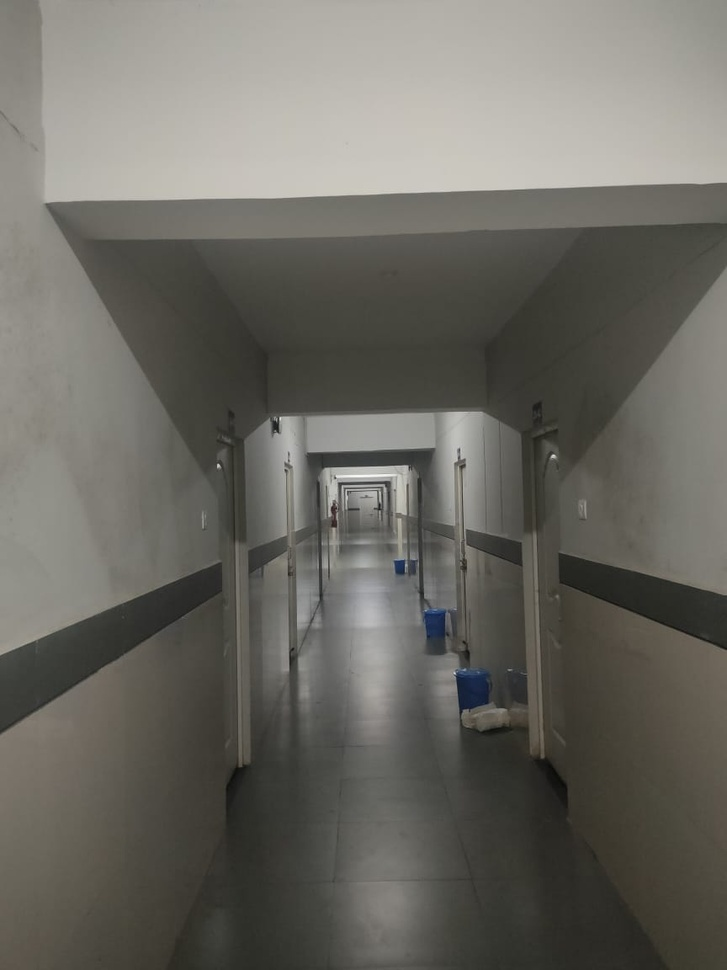
#> input picture c1.jpeg, 727 x 970 px, shrunk from 864 x 1152 before the run
$ jupyter execute image_to_sketch.ipynb
#> lines starting #> are read from the running program, lines starting #| are printed output that depends on the picture
#Image to Pencil Sketch using Python

[cell 1]
#Importing CV2 library
import cv2

[cell 2]
#Reading to image to use further
image=cv2.imread("c1.jpeg")
#> image is the input picture: shape (970, 727, 3); mean B, G, R 98.5, 105.3, 107.1

[cell 3]
#Displaying the Image
cv2.imshow("Corridor-Original", image)
cv2.waitKey(0)

[cell 4]
#Converting the Image to gray_scale
gray_image = cv2.cvtColor(image, cv2.COLOR_BGR2GRAY)
cv2.imshow("Corridor in grey_scale", gray_image)
cv2.waitKey(0)

[cell 5]
#Inverting the gray-scale image
inverted_image = 250 - gray_image
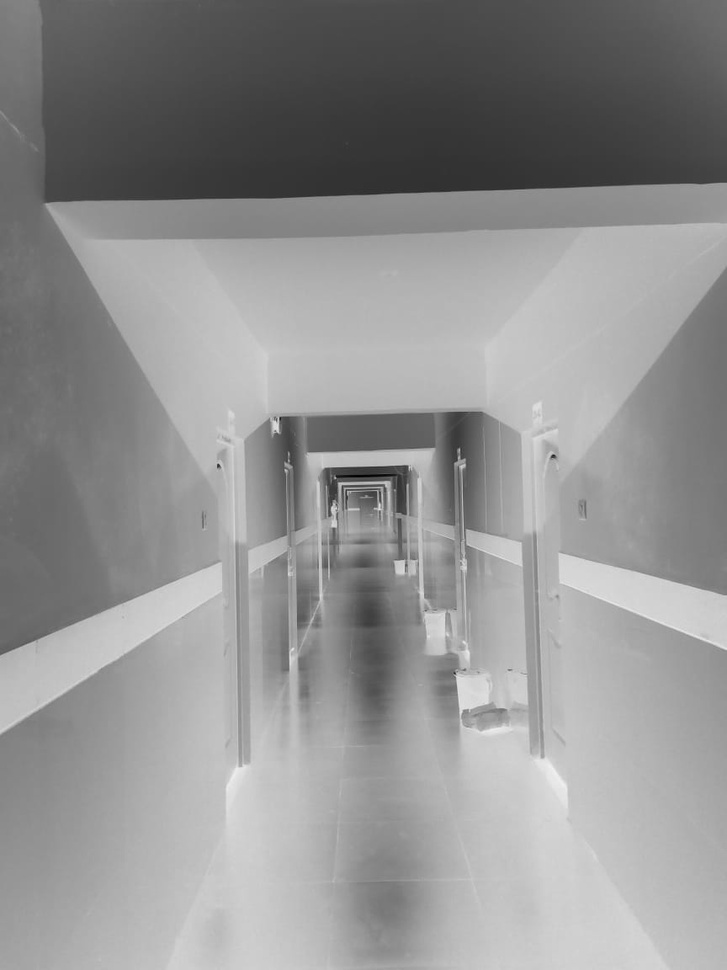
#> inverted_image: shape (970, 727); min 0, max 243, mean 145
cv2.imshow("Inverted Corridor Image", inverted_image)
cv2.waitKey()

[cell 6]
#Applying Blur to the image
blurred = cv2.GaussianBlur(inverted_image, (25, 25), 0)

[cell 7]
#Using the inverted Blurred and gray image to get the pencil sketch
inverted_blurred = 255 - blurred
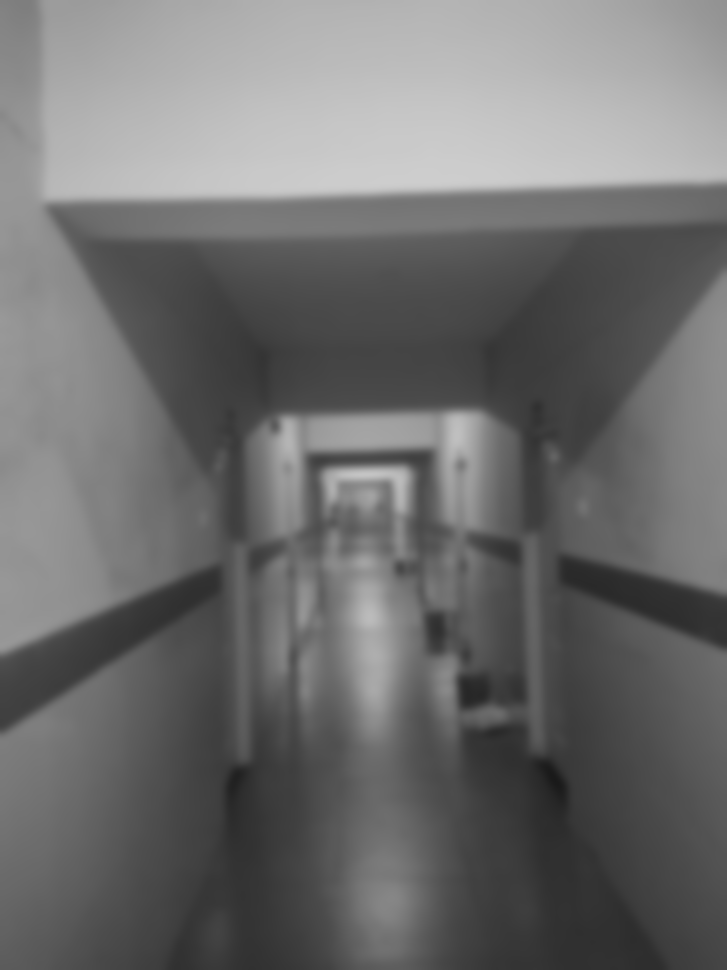
#> inverted_blurred: shape (970, 727); min 25, max 205, mean 110
pencil_sketch = cv2.divide(gray_image, inverted_blurred, scale=256.0)
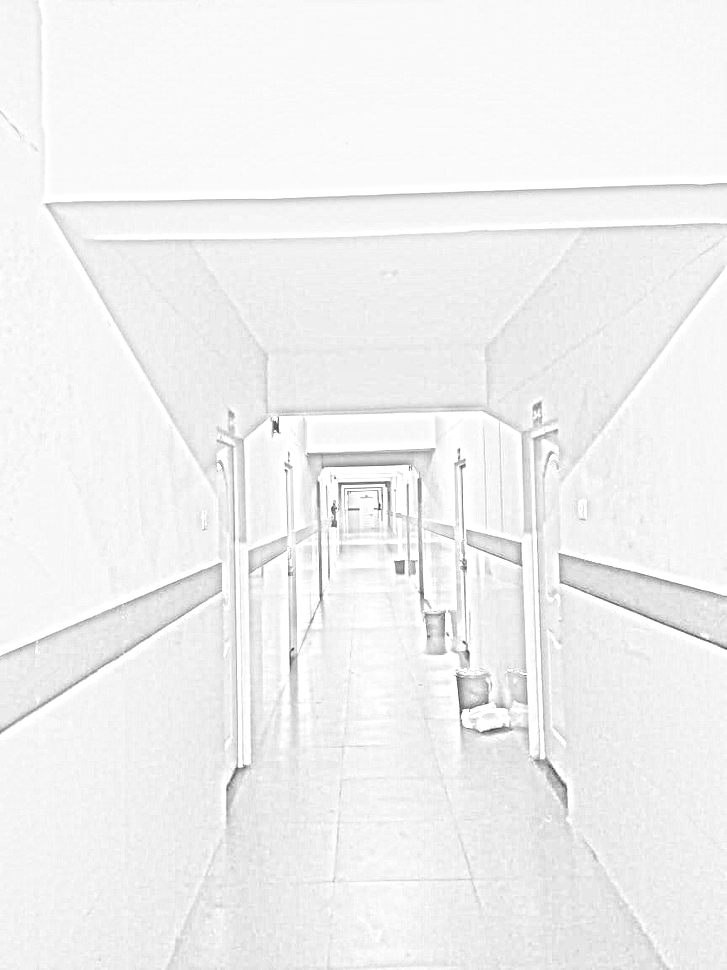
#> pencil_sketch: shape (970, 727); min 53, max 255, mean 240.7
cv2.imshow("Sketch of the Corridor", pencil_sketch)
cv2.waitKey(0)
